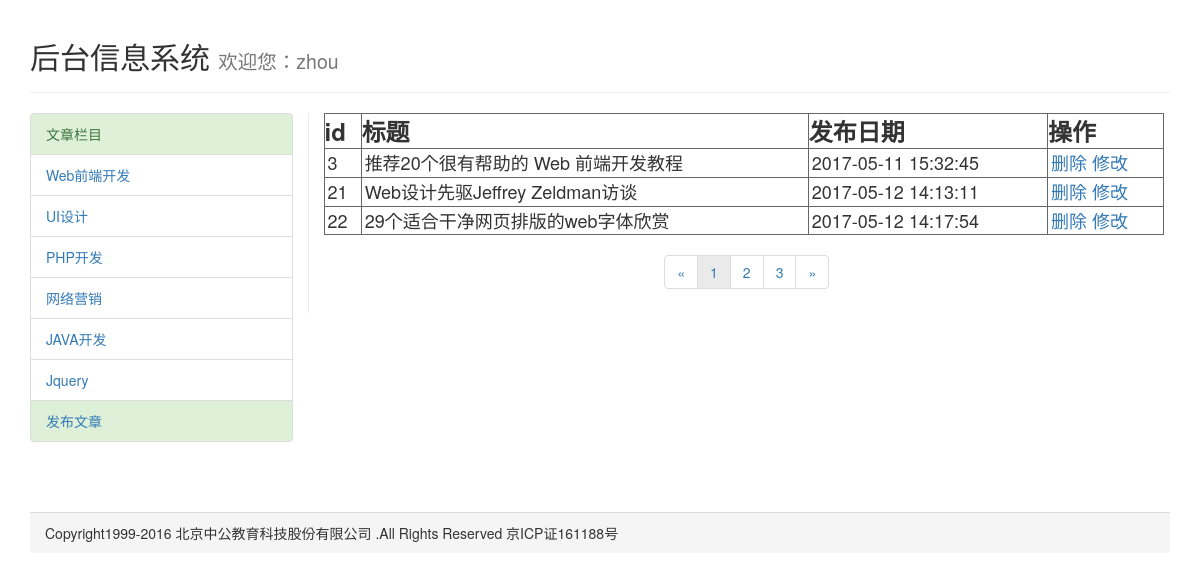
/php/domanual.php?listid=Web前端开发, run on the app's committed database.
### tables this page shows
CREATE TABLE IF NOT EXISTS `article` (
  `Id` int(11) NOT NULL AUTO_INCREMENT,
  `Title` varchar(100) NOT NULL COMMENT '标题',
  `s_Column` varchar(50) NOT NULL COMMENT '栏目',
  `s_Describe` varchar(300) NOT NULL COMMENT '描述',
  `ReleaseDate` varchar(40) NOT NULL COMMENT '发布日期',
  `KeyWord` varchar(50) NOT NULL COMMENT '关键词',
  `Content` text NOT NULL COMMENT '内容',
  `Thumbnail` varchar(200) NOT NULL COMMENT '缩略图',
  PRIMARY KEY (`Id`)
);

### php/domanual.php (the view, shortened to what this page needs)
<?php
	include "hmanual.php";
	include "config.php";
	$listid ="";
	$page = 0;
	if(isset($_GET['listid']))
	{
		$listid = $_GET['listid'];
	};
	$conn = new mysqli($servername,$serveruser,$serverpass,$mydb);
	$msql = "SELECT * FROM article where s_Column='$listid'";
	$mresult = $conn->query($msql);
	$page_size = 3;
	$count = $mresult->num_rows;
	$num = $page*$page_size;
	$sql = "SELECT * FROM article where s_Column='$listid' limit $num,$page_size";
	$result = $conn->query($sql);
?>
<body>
	<div class="container">
    	<div class="projects-header page-header">
        	<h2>后台信息系统 <small>欢迎您：zhou</small></h2>
   		</div>
        <div class="row">
        	<div class="col-md-3">
            	<ul class="list-group">
                  <li class="list-group-item list-group-item-success">文章栏目</li>
                  <li class="list-group-item"><a href="http://www.webp.com/php/domanual.php?listid=1">Web前端开发</a></li>
                  <li class="list-group-item"><a href="http://www.webp.com/php/domanual.php?listid=2">UI设计</a></li>
                  <li class="list-group-item"><a href="http://www.webp.com/php/domanual.php?listid=3">PHP开发</a></li>
                  <li class="list-group-item"><a href="http://www.webp.com/php/domanual.php?listid=4">网络营销</a></li>
                  <li class="list-group-item"><a href="http://www.webp.com/php/domanual.php?listid=5">JAVA开发</a></li>
                  <li class="list-group-item"><a href="http://www.webp.com/php/domanual.php?listid=6">Jquery</a></li>
                  <li class="list-group-item list-group-item-success"><a href="http://www.webp.com/php/manual.php?listid=0">发布文章</a></li>
                </ul>
            </div>
            <div class="col-md-9" style="border-left:1px solid #eaeaea;">
                <table>
                    <tr>
                        <th>id</th>
                        <th>标题</th>
                        <th>发布日期</th>
                        <th>操作</th>
                    </tr>
                    <?php
    					if($result->num_rows > 0){
							while($row = $result->fetch_assoc()){
					?>
  						<tr>
                        	<td><?php echo $row['Id'];?></td>
                            <td><?php echo mb_substr($row['Title'],0,30,'utf8'); ?></td>
                            <td><?php echo $row['ReleaseDate'];?></td>
                            <td><a href="delmanual.php?id=<?php echo $row['Id']; ?>">删除</a>&nbsp;<a href="updArticle.php?id=<?php echo $row['Id']; ?>">修改</a></td>
                        </tr>
  					<?php
							}
						}
  					?>
                    </table>
                    <nav aria-label="Page navigation" style="text-align:center;">
                      <ul class="pagination">
                        <li>
                          <a href="<?php echo $_SERVER['PHP_SELF']; ?>?<?php if($listid!='全部课程'){ echo 'listid='.$_GET['listid'].'&'; } ?>page=<?php if($page<=0){echo 1;}else{echo $page;}; ?>" aria-label="Previous">
                            <span aria-hidden="true">&laquo;</span>
                          </a>
                        </li>
                        <?php
                            for($i=1;$i<=ceil($count/$page_size); $i++){
                        ?>
                        <li><a href="<?php echo $_SERVER['PHP_SELF']; ?>?<?php if($listid!='全部课程'){ echo 'listid='.$_GET['listid'].'&'; } ?>page=<?php echo $i; ?>" style="<?php if($page+1==$i){echo 'background:#eaeaea;';} ?>"><?php echo $i; ?></a></li>
                        <?php
                            };
                        ?>
                        <li>
                          <a href="<?php echo $_SERVER['PHP_SELF']; ?>?<?php if($listid!='全部课程'){ echo 'listid='.$_GET['listid'].'&'; } ?>page=<?php if($page+2>ceil($count/$page_size)){echo ceil($count/$page_size);}else{echo $page+2;}; ?>" aria-label="Next">
                            <span aria-hidden="true">&raquo;</span>
                          </a>
                        </li>
                      </ul>
                    </nav>
            </div>
        </div>
        <div class="panel-footer" style="margin-top:50px;">
    		Copyright1999-2016 北京中公教育科技股份有限公司 .All Rights Reserved 京ICP证161188号
    	</div>
    </div>
</body>
</html>

### css/manual.css (style rules this page uses)
table { width:840px; }
th,td { border:1px solid #666; }
th { font-size:24px; }
td { font-size:18px;padding:1px 3px; }

### data on the page
article: Id "3", Title "推荐20个很有帮助的 Web 前端开发教程", ReleaseDate "2017-05-11 15:32:45"
article: Id "21", Title "Web设计先驱Jeffrey Zeldman访谈", ReleaseDate "2017-05-12 14:13:11"
article: Id "22", Title "29个适合干净网页排版的web字体欣赏", ReleaseDate "2017-05-12 14:17:54"
